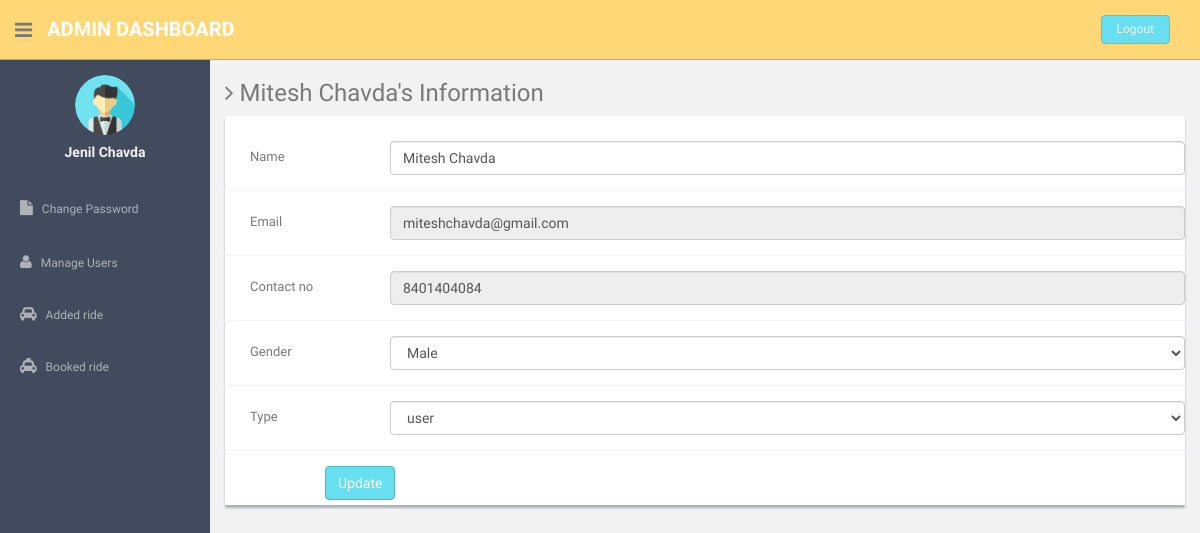
Page /admin/update-profile.php?uid=2 (signed in) on the committed database.
### tables this page shows
CREATE TABLE `users` (
  `id` int(5) NOT NULL,
  `name` varchar(100) NOT NULL,
  `email` varchar(250) NOT NULL,
  `mo_num` varchar(12) NOT NULL,
  `gender` varchar(8) NOT NULL,
  `pass` varchar(250) NOT NULL,
  `pro_img` varchar(250) NOT NULL,
  `type` varchar(50) NOT NULL DEFAULT 'user',
  `reg_time` timestamp NOT NULL DEFAULT CURRENT_TIMESTAMP ON UPDATE CURRENT_TIMESTAMP
);

### admin/update-profile.php (the view, shortened to what this page needs)
<?php
include'dbconnection.php';
if (strlen($_SESSION['id']==0)) {
  header('location:logout.php');
  } else{
$name = mysqli_query($con,"SELECT name FROM users WHERE id='$_SESSION[id]'");
$user_name = mysqli_fetch_assoc($name);
?>
<!DOCTYPE html>
<html lang="en">
  <head>
    <link href="assets/css/bootstrap.css" rel="stylesheet">
    <link href="assets/font-awesome/css/font-awesome.css" rel="stylesheet" />
    <link href="assets/css/style.css" rel="stylesheet">
    <link href="assets/css/style-responsive.css" rel="stylesheet">
  </head>
  <body>
  <section id="container" >
      <header class="header black-bg">
              <div class="sidebar-toggle-box">
                  <div class="fa fa-bars tooltips" data-placement="right" data-original-title="Toggle Navigation"></div>
              </div>
            <a href="#" class="logo"><b>Admin Dashboard</b></a>
            <div class="top-menu">
            	<ul class="nav pull-right top-menu">
                    <li><a class="logout" href="logout.php">Logout</a></li>
            	</ul>
            </div>
        </header>
      <aside>
          <div id="sidebar"  class="nav-collapse ">
              <ul class="sidebar-menu" id="nav-accordion">
              	    <p class="centered"><a href="#"><img src="../assets/img/profile.png" class="img-circle" width="60"></a></p>
                  <h5 class="centered"><?php echo $user_name['name'];?></h5>
                  <li class="mt">
                      <a href="change-password.php">
                          <i class="fa fa-file"></i>
                          <span>Change Password</span>
                      </a>
                  </li>
                  <li class="sub-menu">
                      <a href="manage-users.php" >
                          <i class="fa fa-user"></i>
                          <span>Manage Users</span>
                      </a>
                  </li>
                  <li class="sub-menu">
                      <a href="car_ride.php" >
                          <i class="fa fa-car"></i>
                          <span>Added ride</span>
                      </a>
                  </li>
                   <li class="sub-menu">
                      <a href="booked_ride.php" >
                          <i class="fa fa-taxi"></i>
                          <span>Booked ride</span>
                      </a>
                  </li>
              </ul>
          </div>
      </aside>
      <?php $ret=mysqli_query($con,"select * from users where id='".$_GET['uid']."'");
	  while($row=mysqli_fetch_array($ret))
	  {?>
      <section id="main-content">
          <section class="wrapper">
          	<h3><i class="fa fa-angle-right"></i> <?php echo $row['name'];?>'s Information</h3>
				<div class="row">
                  <div class="col-md-12">
                      <div class="content-panel">
                           <form class="form-horizontal style-form" name="form1" method="post" action="" onSubmit="return valid();">
                          <div class="form-group">
                              <label class="col-sm-2 col-sm-2 control-label" style="padding-left:40px;">Name </label>
                              <div class="col-sm-10">
                                  <input type="text" class="form-control" name="name" value="<?php echo $row['name'];?>" >
                              </div>
                          </div>
                          <div class="form-group">
                              <label class="col-sm-2 col-sm-2 control-label" style="padding-left:40px;">Email </label>
                              <div class="col-sm-10">
                                  <input type="text" class="form-control" name="email" value="<?php echo $row['email'];?>" readonly >
                              </div>
                          </div>
                           <div class="form-group">
                              <label class="col-sm-2 col-sm-2 control-label" style="padding-left:40px;">Contact no </label>
                              <div class="col-sm-10">
                                  <input type="text" class="form-control" name="mo_num" value="<?php echo $row['mo_num'];?>" readonly >
                              </div>
                          </div>
                          <div class="form-group">
                              <label class="col-sm-2 col-sm-2 control-label" style="padding-left:40px;">Gender </label>
                              <div class="col-sm-10">
                                  <select class="form-control" name="gender">
                                    <option <?php if($row['gender'] == 'Male') {echo "selected='selected'" ;} ?>>Male</option>
                                  </select>
                              </div>
                          </div>
                           <div class="form-group">
                              <label class="col-sm-2 col-sm-2 control-label" style="padding-left:40px;">Type </label>
                              <div class="col-sm-10">
                                  <select class="form-control" name="type">
                                    <option <?php if($row['type'] == 'user') {echo "selected='selected'" ;} ?>>user</option>
                                  </select>
                              </div>
                          </div>
                          <div style="margin-left:100px;">
                          <input type="submit" name="Submit" value="Update" class="btn btn-theme"></div>
                          </form>
                      </div>
                  </div>
              </div>
		</section>
        <?php } ?>
      </section></section>
  </body>
</html>
<?php } ?>

### admin/assets/css/style.css (style rules this page uses)
body { color: #797979; background: #f2f2f2; font-family: 'Ruda', sans-serif; padding: 0px !important; margin: 0px !important; font-size:13px; }
ul li { list-style: none; }
a, a:hover, a:focus { text-decoration: none; outline: none; }
#container { width: 100%; height: 100%; }
.btn-theme { color: #fff; background-color: #68dff0; border-color: #48bcb4; }
.centered { text-align: center; }
.mt { margin-top: 25px; }
ul.top-menu > li > .logout { color: #f2f2f2; font-size: 12px; border-radius: 4px; -webkit-border-radius: 4px; border: 1px solid #64c3c2 !important; padding: 5px 15px; margin-right: 15px; background: #68dff0; margin-top: 15px; }
#sidebar { width: 210px; height: 100%; position: fixed; background: #424a5d; }
#sidebar h5 { color: #f2f2f2; font-weight: 700; }
#sidebar ul li { position: relative; }
ul.sidebar-menu , ul.sidebar-menu li ul.sub { margin: -2px 0 0; padding: 0; }
ul.sidebar-menu { margin-top: 75px; }
ul.sidebar-menu li { margin-bottom: 5px; margin-left:10px; margin-right:10px; }
ul.sidebar-menu li.sub-menu { line-height: 15px; }
ul.sidebar-menu li a span { display: inline-block; }
ul.sidebar-menu li a { color: #aeb2b7; text-decoration: none; display: block; padding: 15px 0 15px 10px; font-size: 12px; outline: none; -webkit-transition: all 0.3s ease; -moz-transition: all 0.3s ease; -o-transition: all 0.3s ease; -ms-transition: all 0.3s ease; transition: all 0.3s ease; }
ul.sidebar-menu li a i { font-size: 15px; padding-right: 6px; }
#main-content { margin-left: 210px; }
.header, .footer { min-height: 60px; padding: 0 15px; }
.header { position: fixed; left: 0; right: 0; z-index: 1002; }
.black-bg { background: #ffd777; border-bottom: 1px solid #c9aa5f; }
.wrapper { display: inline-block; margin-top: 60px; padding-left: 15px; padding-right: 15px; padding-bottom: 15px; padding-top: 0px; width: 100%; }
a.logo { font-size: 20px; color: #ffffff; float: left; margin-top: 15px; text-transform: uppercase; }
a.logo b { font-weight: 900; }
#top_menu .nav > li, ul.top-menu > li { float: left; }
ul.top-menu > li > a { color: #666666; font-size: 16px; border-radius: 4px; -webkit-border-radius: 4px; border:1px solid #666666 !important; padding: 2px 6px; margin-right: 15px; }
.sidebar-toggle-box { float: left; padding-right: 15px; margin-top: 20px; }
.sidebar-toggle-box .fa-bars { cursor: pointer; display: inline-block; font-size: 20px; }
.content-panel { background: #ffffff; box-shadow: 0px 3px 2px #aab2bd; padding-top: 15px; padding-bottom: 5px; }
label { font-weight: 400; }
.form-horizontal.style-form .form-group { border-bottom: 1px solid #eff2f7; padding-bottom: 15px; margin-bottom: 15px; }
@media (min-width: 768px) { .form-horizontal .control-label { text-align: left; } }

### rows in the picture
users: name "Jenil Chavda"
users: name "Mitesh Chavda", email "miteshchavda@gmail.com", mo_num "8401404084", gender "Male", type "user"
